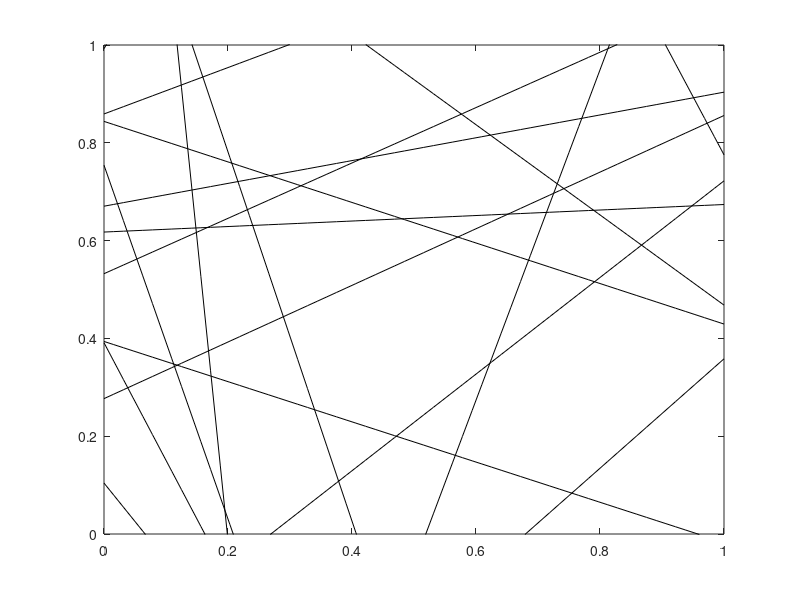

Reproduce this figure in MATLAB.
%This program is fiber simulation for the mean free uniform continuous

clear all                            %clearing program
close all
clc

kx=64;
[x]=linspace(0,1, kx+1);            %linespaceing for x
[y]=linspace(0,1, kx+1);            %linespacing for y

n=20;                             %sample size
a=-sqrt(2)/2;                       %lower bound for uniform distribution
b=sqrt(2)/2;                        %upper bound for uniform distribution

    for i=1:n
                    
        dx=unifrnd(a,b,1);          %x distance from origin
        dy=unifrnd(a,b,1);          %y distance from origin
        x0=.5+dx;                   %x intercept  
        y0=.5+dy;                   %y intercept  
        angle=unifrnd(0,2*pi,1);    %angle
        slope=-(1/tan(angle));      %slope
        y=slope*(x-x0)+y0;          %point slope form of line side 
        
    
     plot(x,y,'k')                  %plot
     xlim([0 1])                    %x limits
     ylim([0 1])                    %y limits
     hold on;                       %hold on for graph 
  
    end